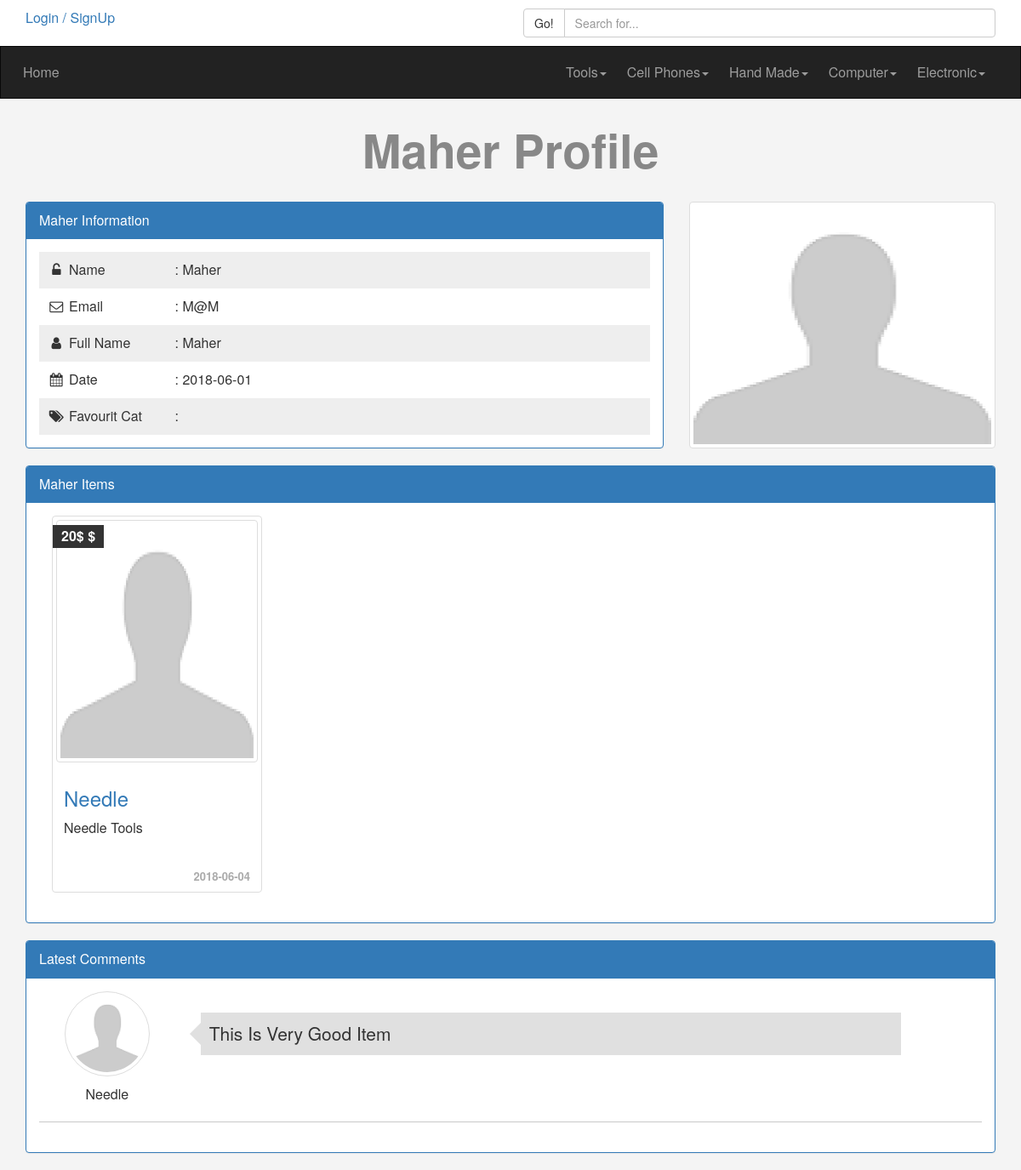
Page /profileview.php?userid=15 on the committed database.
### tables this page shows
CREATE TABLE `categories` (
  `CategoryID` int(11) NOT NULL,
  `CategoryName` varchar(255) NOT NULL,
  `Description` text NOT NULL,
  `Parent` int(11) NOT NULL,
  `Ordering` smallint(6) NOT NULL,
  `Visibility` tinyint(4) NOT NULL DEFAULT '0',
  `Allow_Comment` tinyint(4) NOT NULL DEFAULT '0',
  `Allow_Ads` tinyint(4) DEFAULT '0'
);

CREATE TABLE `users` (
  `UserID` int(11) NOT NULL,
  `UserName` varchar(255) NOT NULL,
  `Password` varchar(255) NOT NULL,
  `FullName` varchar(255) NOT NULL,
  `Email` varchar(255) NOT NULL,
  `GroupID` tinyint(4) NOT NULL DEFAULT '0',
  `TrustStatus` tinyint(4) NOT NULL DEFAULT '0',
  `RegStatus` tinyint(4) NOT NULL DEFAULT '0',
  `Date` date NOT NULL,
  `Avatar` varchar(255) NOT NULL
);

CREATE TABLE `items` (
  `ItemID` int(11) NOT NULL,
  `ItemName` varchar(255) NOT NULL,
  `Description` text NOT NULL,
  `Price` varchar(255) NOT NULL,
  `Adding_Date` date NOT NULL,
  `Country` varchar(255) NOT NULL,
  `Status` tinyint(4) NOT NULL DEFAULT '0',
  `Rating` tinyint(4) NOT NULL,
  `CatID` int(11) NOT NULL,
  `UserID` int(11) NOT NULL,
  `Approve` tinyint(4) NOT NULL DEFAULT '0',
  `ItemAvatar` varchar(255) NOT NULL,
  `Tags` varchar(255) NOT NULL
);

CREATE TABLE `comments` (
  `CommentID` int(11) NOT NULL,
  `Comment` text NOT NULL,
  `Status` tinyint(4) NOT NULL DEFAULT '0',
  `Date` date NOT NULL,
  `UserID` int(11) NOT NULL,
  `ItemID` int(11) NOT NULL
);

### init.php (called while the page is built, shortened)
<?php
include 'admin/connect.php';
$langu = 'includes/languages/';
$func  = 'includes/functions/';
$tpl   = 'includes/templates/';
$css   = 'layout/css/';
include $func  . 'function.php';
include $langu . 'english.php';
include $tpl   . 'header.php';

### includes/languages/english.php (called while the page is built)
<?php
function lang($phrase){
	static $lang = array(
		'HOME'       => 'Home',
		'CATEGORIES' => 'Categories',
		'ITEMS'      => 'Items',
		'MEMBERS'    => 'Members',
		'COMMENTS'   => 'Comments',
		'LOGS'       => 'Logs',
	);
	return $lang[$phrase];
}

### includes/functions/function.php (called while the page is built, shortened)
<?php
function getall($field,$table,$where=NULL,$and=NULL,$orderfield,$ordering='DESC'){
    global $con;
    $getall = $con->prepare("SELECT $field FROM $table $where $and ORDER BY $orderfield $ordering");
    $getall->execute();
    $all = $getall->fetchAll();
    return $all;
}

### profileview.php (the view, shortened to what this page needs)
<?php
include 'init.php';
if(isset($_GET['userid'])){
    $userid = $_GET['userid'];
    $getuser = $con->prepare("SELECT * FROM Users WHERE UserID=?");
    $getuser->execute(array($userid));
    $info = $getuser->fetch();
    $count = $getuser->rowCount();
    if($count == 1){
    ?>
    <h1 class="text-center"><?php echo $info['UserName'] ?> Profile</h1>
    <div class="information block">
        <div class="container">
            <div class="row">
                <div class="col-md-8 col-sm-6 ">
                    <div class="panel panel-primary">
                        <div class="panel-heading"><?php echo $info['UserName'] ?> Information</div>
                        <div class="panel-body">
                            <ul class='list-unstyled'>
                                <li>
                                    <i class="fa fa-unlock-alt fa-fw"></i>
                                    <span>Name</span> : <?php echo $info['UserName'] ?>
                                </li>
                                <li>
                                    <i class="fa fa-envelope-o fa-fw"></i>
                                    <span>Email</span> : <?php echo $info['Email'] ?>
                                </li>
                                <li>
                                    <i class="fa fa-user fa-fw"></i>
                                    <span>Full Name</span> : <?php echo $info['FullName'] ?>
                                </li>
                                <li>
                                    <i class="fa fa-calendar fa-fw"></i>
                                    <span>Date</span> : <?php echo $info['Date'] ?>
                                </li>
                                <li>
                                    <i class="fa fa-tags fa-fw"></i>
                                    <span>Favourit Cat</span> :
                                </li>
                            </ul>
                        </div>
                    </div>
                </div>
                <div class="col-md-4 col-sm-6 ">
                    <div class="image">
                        <?php
                        if (empty($info['Avatar'])) {
                            echo '<img src="avatar.png" alt="avatar" class="img-responsive  img-thumbnail"/>';
                        } else {
                            echo "<img src='admin/uploads/avatar/" . $info['Avatar'] . "' alt='avatar' class='img-responsive img-thumbnail' />";
                        }
                        ?>
                    </div>
                </div>
            </div>
        </div>
    </div>
    <div id="adds" class="myads block">
        <div class="container">
            <div class="panel panel-primary">
                <div class="panel-heading"><?php echo $info['UserName'] ?> Items</div>
                <div class="panel-body">
                    <?php
                    $getitem = getall("*", "Items", "WHERE UserID={$info['UserID']}", "", "CatID");
                    if (!empty($getitem)) {
                        foreach ($getitem as $item) {
                            echo '<div class="col-md-3">';
                            echo '<div class="thumbnail item-box">';
                            echo '<span class="price">' . $item['Price'] . ' $</span>';
                            echo '<div class="image">';
                            if (empty($item['ItemAvatar'])) {
                                echo '<img src="avatar.png" alt="avatar" class="home-image img-responsive center-block img-thumbnail"/>';
                            } else {
                                echo "<img src='admin/uploads/items/" . $item['ItemAvatar'] . "' alt='avatar' class='home-image img-thumbnail' />";
                            }
                            echo '</div>';
                            echo '<div class="caption">';
                            echo '<h3><a href="items.php?itemid=' . $item['ItemID'] . '">' . $item['ItemName'] . '</a></h3>';
                            echo '<p>' . $item['Description'] . '</p>';
                            echo '<div class="date">' . $item['Adding_Date'] . '</div>';
                            echo '</div>';
                            echo '</div>';
                            echo '</div>';
                        }
                    } else {
                        echo '<div class="message alert alert-info">There Is No Recored To Show, </div>';
                    }
                    ?>
                </div>
            </div>
        </div>
    </div>
        <div class="comments block">
            <div class="container">
                <div class="panel panel-primary">
                    <div class="panel-heading">Latest Comments</div>
                    <div class="panel-body">
                        <?php
                        $stmt = $con->prepare("SELECT
                                                        comments.* ,
                                                        users.UserName,
                                                        Items.ItemName
                                                    FROM
                                                        comments
                                                    INNER JOIN
                                                        users
                                                    ON
                                                        comments.UserID = users.UserID
                                                    INNER JOIN Items
                                                    ON   comments.ItemID=Items.ItemID
                                                    WHERE comments.UserID=?");
                        $stmt->execute(array($userid));
                        $rows = $stmt->fetchAll();
                        if(!empty($rows)){
                            ?>
                            <?php foreach($rows as $row){ ?>
                                <div class="comment-box">
                                    <div class="row">
                                        <div class="col-sm-2 text-center">
                                            <?php
                                            $stmt = $con->prepare("SELECT * FROM Items WHERE ItemName=?");
                                            $stmt->execute(array($row['ItemName']));
                                            $get_item = $stmt->fetch();
                                            if(empty( $get_item['Avatar'])){
                                                echo '<img src="avatar.png" alt="avatar" class="img-responsive img-thumbnail center-block img-circle"/>';
                                            }
                                            else{echo "<img src='admin/uploads/avatar/" . $get_item['ItemAvatar']   . "' alt='avatar' class='img-responsive img-thumbnail center-block img-circle' />";}
                                            echo $row['ItemName']  ?>
                                        </div>
                                        <div class="col-sm-9">
                                            <p class="lead"><?php echo $row['Comment'];if($row['Status']==0){echo '<span class="not-approved">Not Approved Yet</span>';} ?></p>
                                        </div>
                                    </div>
                                </div>
                                <hr class="cutom-hr"/>
                            <?php }
                        }else{
                            echo '<div class="message alert alert-info">There Is No Recored To Show</div>';
                        }?>
                    </div>
                </div>
            </div>
        </div>
    <?php
    }
    }else{
        header('Location:login.php');
        exit();
    }
include $tpl . 'footer.php';
?>

### includes/templates/header.php (shortened to what this page needs)
<!DOCTYPE html>
<html>
	<head>
		<link rel="stylesheet" href="<?php echo $css ?>bootstrap.min.css"/>
		<link rel="stylesheet" href="<?php echo $css ?>font-awesome.min.css"/>
		<link rel="stylesheet" href="<?php echo $css ?>jquery-ui.min.css"/>
		<link rel="stylesheet" href="<?php echo $css ?>jquery.selectBoxIt.css"/>
		<link rel="stylesheet" href="<?php echo $css ?>front.css"/>
	</head>
	<body>
	<div class="uppper-bar">
		<div class="container">
            <div class="row">
                <div class="col-md-6">
			<?php if(isset($_SESSION['userprofile'])){
                $getuser = $con->prepare("SELECT * FROM Users WHERE UserName=?");
                $getuser->execute(array($sessionuser));
                $info = $getuser->fetch();
                if(empty( $info['Avatar'])){
                    echo '<img src="avatar.png" alt="avatar" class="my-image img-circle img-thumbnail"/>';
                }
                else{echo "<img src='admin/uploads/avatar/" . $info['Avatar']   . "' alt='avatar' class='my-image img-circle img-thumbnail' />";}
			    ?>
                <div class="btn-group my-info">
                    <span class="btn btn-default dropdown-toggle" data-toggle="dropdown">
                        <?php echo  $sessionuser ?>
                        <span class="caret"></span>
                    </span>
                        <ul class="dropdown-menu">
                            <li><a href="profile.php?>">My Profile</a></li>
                            <li><a href="newadd.php">New Item</a></li>
                            <li><a href="profile.php#adds">My Items</a></li>
                            <li><a href="mycar.php">My Car</a></li>
                            <li><a href="userlogout.php">Logout</a></li>
                        </ul>
                </div>
                <?php
				}else{
			?>
				<a href="login.php"><span>Login / SignUp</span></a>
			<?php } ?>
	        	</div>
                <div class="col-md-6 search">
                    <div class="input-group">
                      <span class="input-group-btn">
                          <button class="btn btn-default" type="button">Go!</button>
                      </span>
                      <input type="text" class="form-control" placeholder="Search for...">
                   </div>
                </div>
            </div>
        </div>
	</div>
	<nav class="navbar navbar-inverse">
  <div class="container">
    <div class="navbar-header">
      <a class="navbar-brand" href="index.php"><?php echo lang('HOME')?></a>
    </div>
    <div class="collapse navbar-collapse" id="myapp-nav">
      <ul class="front-nav nav navbar-nav navbar-right">
          <?php
          $getcats = getall("*","Categories","WHERE Parent=0","","CategoryID","ASC");
          foreach($getcats as $cat) {
              echo "<li>
                    <a href='categories.php?pageid=" . $cat['CategoryID'] . "' >"
                    . $cat['CategoryName'] . "<span class='caret'></span></a>";
              echo "</li>";
          }
          ?>
      </ul>
    </div>
  </div>
</nav>

### layout/css/front.css (style rules this page uses)
body { background-color:#f4f4f4; font-size:16px; }
h1 { font-size:55px; font-weight:bold; margin:30px; color:#888; }
.navbar { border-radius:0px; }
.navbar-brand, .dropdown-menu { font-size:1em; }
.navbar-brand, .nav>li>a { padding:20px 12px; }
.uppper-bar { padding:10px; background-color:#fff; }
.item-box { position:relative; }
.item-box .caption p { height: 44px; max-height: 44px; }
.item-box .price { position:absolute; top:10px; left:0; padding:2px 10px; background-color:#333; color:#fff; font-weight:bold; }
.information { margin:20px 0 0; }
.information ul { padding:0; margin:0; }
.information ul li { padding:10px; }
.information ul li:nth-child(odd) { background-color:#eee; }
.information ul li span { display: inline-block; width:120px; }
.thumbnail { overflow: hidden; }
.thumbnail .date { text-align: right; font-size:13px; color:#aaa; font-weight:bold; width:50%; float:right; }
@media (min-width:778px) { .thumbnail .caption { heigh:200px; } }
@media (min-width:778px) { .thumbnail .caption .date { margin-bottom:5px; margin-top:5px; } }
@media (min-width:778px) { .image .img-thumbnail { max-height: 290px; min-height: 285px; min-width:100%; max-width:100%; } }
.comment-box { margin-bottom:20px; }
.comment-box img { max-width:100px; margin-bottom:10px; }
@media (min-width:776px) { .comment-box .lead { background-color:#e0e0e0; position: relative; padding:10px; margin-top:25px; } }
@media (min-width:776px) { .comment-box .lead:before { content:''; width:0; height: 0; border-width:15px; position: absolute; left:-28px; top:10px; border-style: solid; border-color:transparent #e0e0e0 transparent transparent; } }
.cutom-hr { border-top:1px solid #c9c9c9; }

### rows in the picture
categories: CategoryName "Tools"
categories: CategoryName "Cell Phones"
categories: CategoryName "Hand Made"
categories: CategoryName "Computer"
categories: CategoryName "Electronic"
users: UserName "Maher", Email "M@M", FullName "Maher", Date "2018-06-01"
items: Price "20$", ItemName "Needle", Description "Needle Tools", Adding_Date "2018-06-04"
comments: ItemID.ItemName "Needle", Comment "This Is Very Good Item"

### other values in the picture
lang('HOME') "Home"
